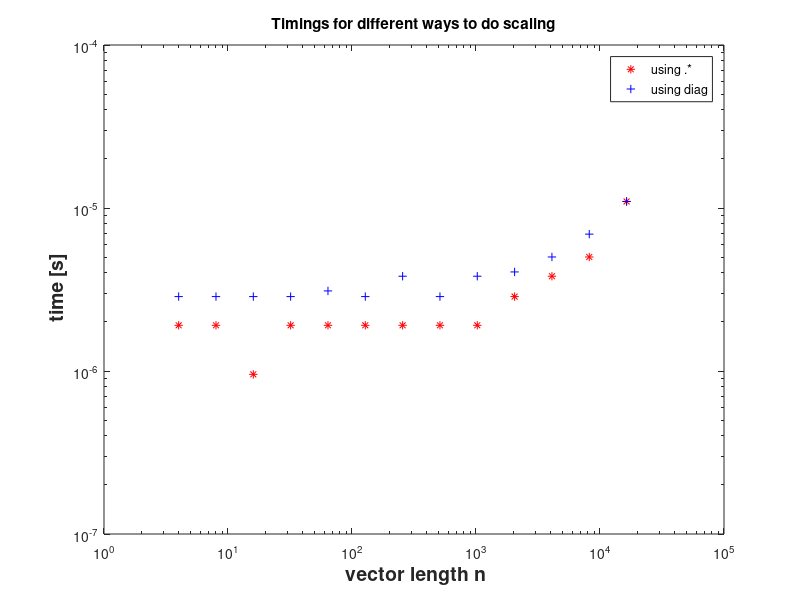

Reproduce this figure in MATLAB.
% MATLAB script for timing a smart and foolish way to carry out multiplication
% with a scaling matrix in MATLAB, see Rem.~\ref{rem:scaling}.
nruns = 3; timings = [];
for n=2.^(2:14)
  d = rand(n,1); x = rand(n,1);
  tbad = realmax; tgood = realmax;
  for j=1:nruns
    tic; y = diag(d)*x; tbad = min(tbad,toc); 
    tic; y = d.*x; tgood = min(tgood,toc);  
  end
  timings = [timings; n, tgood, tbad]; 
end
    
figure('name','scaletimings');
loglog(timings(:,1),timings(:,2),'r*',...
       timings(:,1),timings(:,3),'b+');
xlabel('{\bf vector length n}','fontsize',14);
ylabel('{\bf time [s]}','fontsize',14);
title('Timings for different ways to do scaling');
legend('using .*','using diag','location','best');

print -depsc2 '../PICTURES/scaletiming.eps';
